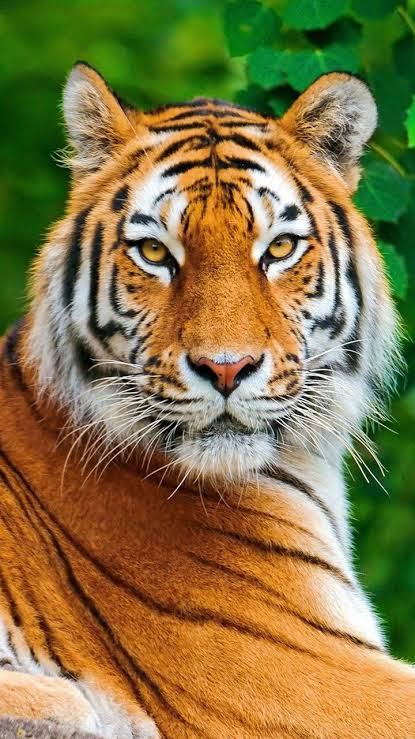
#> input picture practice/115370121_1126/image/tiger.jpeg, 415 x 739 px, found by its file name
$ python dip5.py
#> lines starting #> are read from the running program, lines starting #| are printed output that depends on the picture; after the words box and inside, x2 and y2 are one past the last pixel; in counts of white or black regions, pixels touching at a corner belong together
import cv2
import numpy as np
from matplotlib import pyplot as plt

img_file="practice/115370121_1126/image/tiger.jpeg"

#read image
img = cv2.imread(img_file, 1)
#> img is the input picture: shape (739, 415, 3); mean B, G, R 70.3, 119.3, 134.1

##read image with chinese character in the path
img=cv2.imdecode(np.fromfile(img_file, dtype=np.uint8),1)
gray = cv2.cvtColor(img, cv2.COLOR_BGR2GRAY)
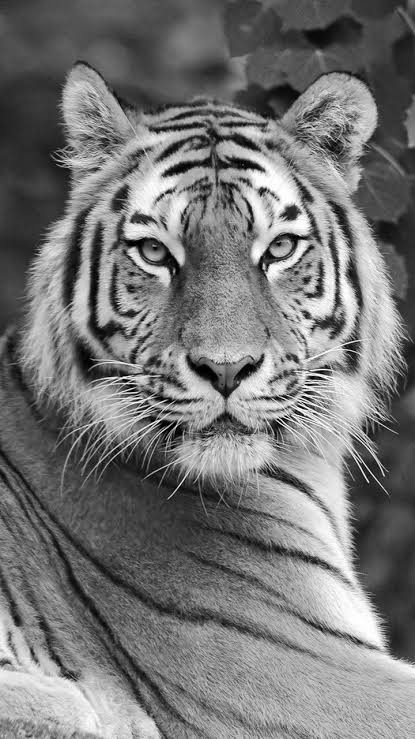
#> gray: shape (739, 415); min 0, max 255, mean 118.2

##canny edge detection
edges = cv2.Canny(gray, 120, 120) ##120:lower threshold, 120:upper threshold
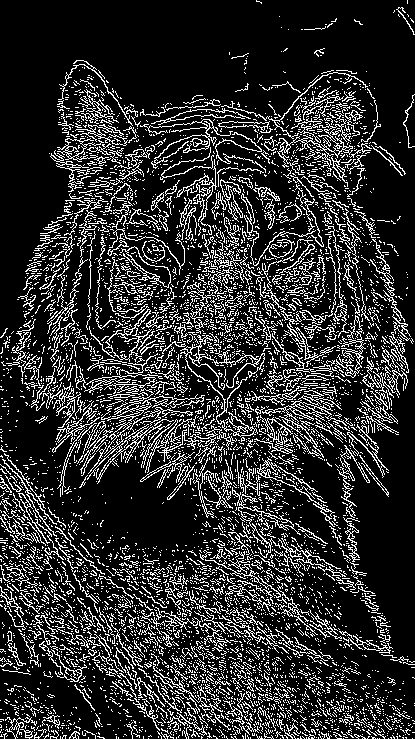
#> edges: shape (739, 415); 18.2% white in thin lines or dots

##convert edges to 3 channels
edges = cv2.cvtColor(edges, cv2.COLOR_GRAY2BGR)
#> edges: shape (739, 415, 3); 18.2% white in thin lines or dots

##show image and canny in hstack
concatenated = np.hstack((img, edges))
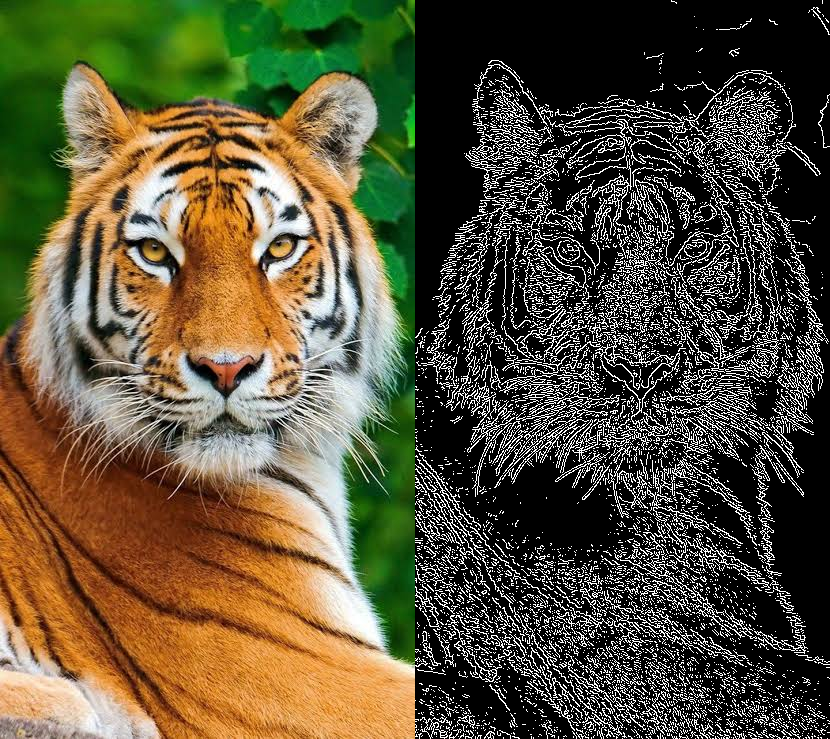
#> concatenated: shape (739, 830, 3); mean B, G, R 58.3, 82.9, 90.2
cv2.imshow("image and canny", concatenated)
cv2.waitKey(0)
cv2.destroyAllWindows()

$ run again, with practice/115370121_1126/image/finger.jpg copied over practice/115370121_1126/image/tiger.jpeg
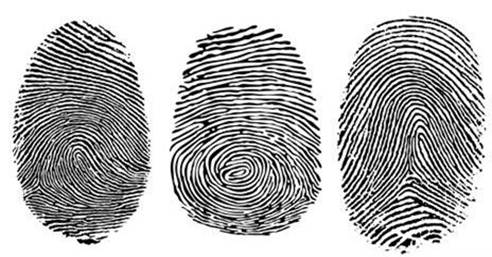
#> input picture practice/115370121_1126/image/finger.jpg, 492 x 257 px, found by its file name
#> img is the input picture: shape (257, 492, 3); min 0, max 255, mean 178.6
#> `edges = cv2.Canny(gray, 120, 120)`:
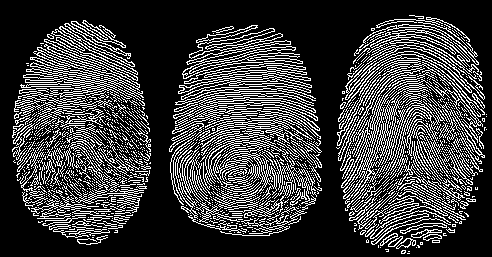
#> edges: shape (257, 492); 23.8% white in thin lines or dots, all inside (x1, y1, x2, y2) = (12, 15, 487, 254)
#> `concatenated = np.hstack((img, edges))`:
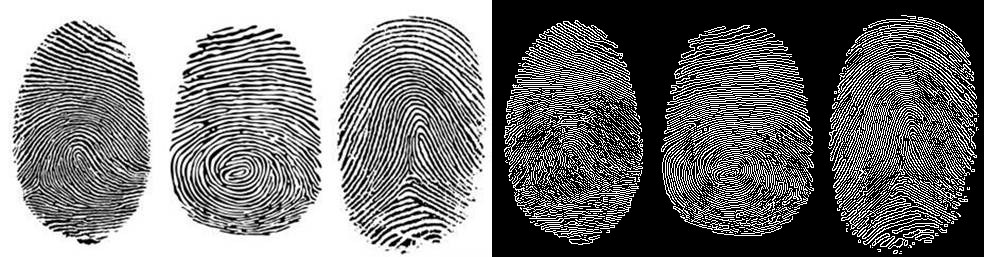
#> concatenated: shape (257, 984, 3); min 0, max 255, mean 119.7
